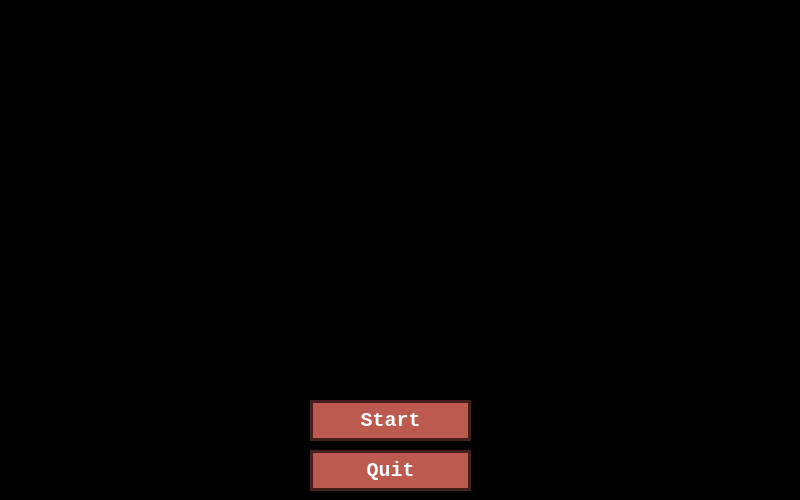
<?xml version="1.0" encoding="UTF-8"?>
<ui version="4.0">
 <class>Menu</class>
 <widget class="QWidget" name="Menu">
  <property name="geometry">
   <rect>
    <x>0</x>
    <y>0</y>
    <width>800</width>
    <height>500</height>
   </rect>
  </property>
  <property name="windowTitle">
   <string>TimesweeperMainWindow</string>
  </property>
  <property name="styleSheet">
   <string notr="true">#Menu{
background: url(:/Other/Resources/Other/splash.png);
background-repeat: none;
background-color: black;
background-position: center top
}</string>
  </property>
  <widget class="QPushButton" name="startButton">
   <property name="geometry">
    <rect>
     <x>310</x>
     <y>400</y>
     <width>161</width>
     <height>41</height>
    </rect>
   </property>
   <property name="styleSheet">
    <string notr="true">text-align: center;
vertical-align: middle;
padding: 8px 24px;
border: 3px solid #44201d;
border-radius: 0px;
background: #bc5a50;
background: -webkit-gradient(linear, left top, left bottom, from(#bc5a50), to(#44201d));
font: normal normal bold 20px courier new;
color: #ffffff;
text-decoration: none;</string>
   </property>
   <property name="text">
    <string>Start</string>
   </property>
  </widget>
  <widget class="QPushButton" name="quitButton">
   <property name="geometry">
    <rect>
     <x>310</x>
     <y>450</y>
     <width>161</width>
     <height>41</height>
    </rect>
   </property>
   <property name="autoFillBackground">
    <bool>false</bool>
   </property>
   <property name="styleSheet">
    <string notr="true">text-align: center;
vertical-align: middle;
padding: 8px 24px;
border: 3px solid #44201d;
border-radius: 0px;
background: #bc5a50;
background: -webkit-gradient(linear, left top, left bottom, from(#bc5a50), to(#44201d));
font: normal normal bold 20px courier new;
color: #ffffff;
text-decoration: none;
</string>
   </property>
   <property name="text">
    <string>Quit</string>
   </property>
  </widget>
  <widget class="QPushButton" name="optionsButton">
   <property name="geometry">
    <rect>
     <x>750</x>
     <y>10</y>
     <width>41</width>
     <height>41</height>
    </rect>
   </property>
   <property name="styleSheet">
    <string notr="true"> text-align: center;
 vertical-align: middle;
    padding: 8px 24px;
    border-radius: 0px;
    background: url(:/Other/Resources/Other/options.png);
    font: normal normal bold 20px courier new;
    color: #ffffff;
    text-decoration: none;
	background-repeat:none</string>
   </property>
   <property name="text">
    <string/>
   </property>
  </widget>
 </widget>
 <resources/>
 <connections/>
</ui>
